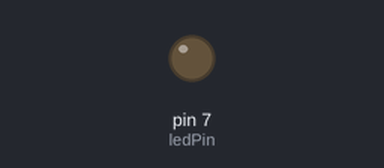
This sketch was run on a simulated Arduino Uno, built with avr-gcc and run on an emulated ATmega328P. On the bench: output pins drawn as LEDs (lit = HIGH). Dashed ring = blinking. At 2.0 s the program stops and its outputs stay as they are.

Above: at 0.5 s.
At 1.85 s:
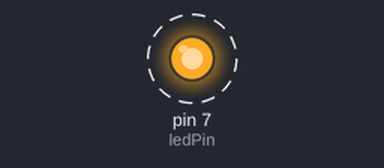
Timing chart, 0 to 3.0 s (numbered marks = the images above):
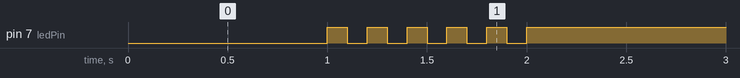

The sketch:

05P14.ino
```cpp
// 실습 3: GPIO를 통한 LED 제어

int ledPin = 7; // LED가 연결된 디지털 핀 번호

void setup() {
  pinMode(ledPin, OUTPUT); // 핀을 출력 모드로 설정
}

void loop() {
  // 1. 처음 1초 동안 LED 켜기
  digitalWrite(ledPin, LOW); // LED ON
  delay(1000); // 1초 대기

  // 2. 다음 1초 동안 LED를 5번 깜빡이기 (0.2초 주기)
  for (int i = 0; i < 5; i++) {
    digitalWrite(ledPin, HIGH);  // OFF
    delay(100); // 0.1초
    digitalWrite(ledPin, LOW); // ON
    delay(100); // 0.1초
  }

  // 3. LED 끄고 무한 루프 상태
  digitalWrite(ledPin, HIGH); // 꺼짐
  while (1) {
    // 무한 루프: 아무것도 하지 않음
  }
}
```

Measured:
- by itself, pin 7 (ledPin): alternates HIGH for 0.10 s and LOW for 0.10 s, 11 changes in all, then stays HIGH
